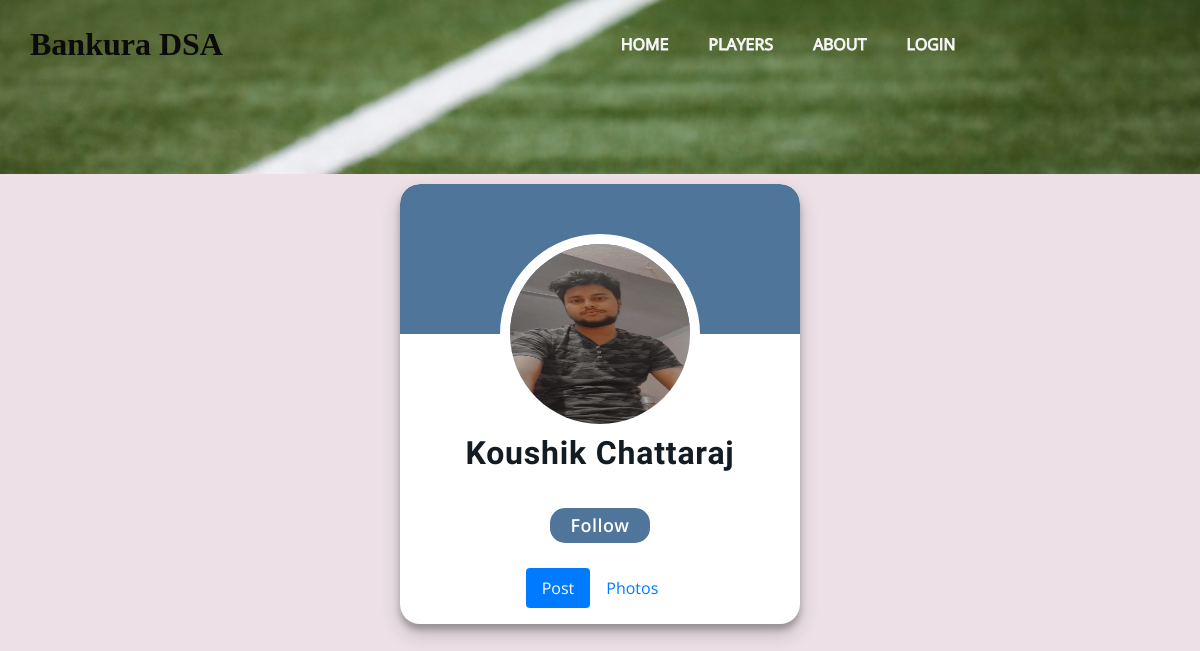
The app's page /profile/1 with its own data.
### resturent/models.py (models this page shows, shortened)
class UserProfile(models.Model):
    user = models.OneToOneField(User, on_delete=models.CASCADE)
    name = models.CharField(max_length=50, null=True, blank=True)
    phoneno = models.IntegerField(unique=True,null=True, blank=True)
    email = models.EmailField(unique=True,null=True, blank=True)
    address = models.CharField(max_length=255, null=True, blank=True)
    pincode = models.IntegerField(null=True, blank=True)
    token = models.CharField(null=True, blank=True, max_length=30)
    otp = models.IntegerField(null=True, blank=True)
    dpimage = models.ImageField(upload_to='profile', null=True, blank=True)
    bio = models.CharField(max_length=100, null=True, blank=True)
    about = models.CharField(max_length=250, null=True, blank=True)
    ROLE_CHOICES = (
        ('admin', 'admin'),
        ('user', 'user'),
        ('player', 'player'),
    )
    role = models.CharField(max_length=20, null=True, blank=True, choices=ROLE_CHOICES)
    PLAY_CHOICES = (
        ('cricket', 'cricket'),
        ('football', 'football'),
        ('vollyball', 'volyball'),
        ('kabadi', 'kabadi'),
    )
    type = models.CharField(max_length=20, null=True, blank=True, choices=PLAY_CHOICES)
    is_active = models.BooleanField(default=False)

### resturent/views.py (the view)
# urls.py: path('profile/<str:pk>',views.ProfileView.as_view(),name="profileview"),
class ProfileView(View):
    template_name = 'profile.html'
    def get(self,request,pk):
        userprofile = UserProfile.objects.get(id=pk)
        user = User.objects.get(username = userprofile.phoneno )
        feed = Feed.objects.filter(user=user)
        userobj = UserProfile.objects.filter(id=pk).first()
        context = {
            'userobj':userobj,
            'feedobj':feed
        }
        return render(request, self.template_name, context)

### templates/profile.html (shortened to what this page needs)
{% extends 'subbase.html' %}
{% load static %}
{% block content %}
<link href="{% static 'css/account.css' %}" rel="stylesheet" />
<div class="food_section layout_padding">
    <div class="profile">
        <div class="profile-pic">
            <img src= {{ userobj.dpimage.url }} alt="Profile Picture">
        </div>
        <div class="title">
            <h1>{{ userobj.name }}</h1>
        </div>
        <button class="follow">Follow</button>
        <ul class="nav nav-pills mb-3" id="pills-tab" role="tablist">
            <li class="nav-item">
              <a class="nav-link active" id="pills-home-tab" data-toggle="pill" href="#pills-home" role="tab" aria-controls="pills-home" aria-selected="true">Post</a>
            </li>
            <li class="nav-item">
              <a class="nav-link" id="pills-profile-tab" data-toggle="pill" href="#pills-profile" role="tab" aria-controls="pills-profile" aria-selected="false">Photos</a>
            </li>
          </ul>
  </div>
{% endblock %}

### static/css/style.css (style rules this page uses)
body { font-family: "Open Sans", sans-serif; color: #0c0c0c; background-color: #ffffff; overflow-x: hidden; }
.layout_padding { padding: 90px 0; }
h1, h2 { font-family: 'Dancing Script', cursive; }
a, a:hover, a:focus { text-decoration: none; }

### static/css/account.css (style rules this page uses)
* { margin: 0; padding: 0; box-sizing: border-box; }
html, body { height: 100vh; display: grid; background: #ede1e7; font-family: "Open Sans", sans-serif; }
.profile { margin: auto; margin-top: -80px; height: 810; width: 400px; background: #ffffff; display: flex; flex-direction: column; align-items: center; text-align: center; border-radius: 20px; box-shadow: rgba(0, 0, 0, 0.19) 0px 10px 20px, rgba(0, 0, 0, 0.23) 0px 6px 6px; -ms-overflow-style: none; scrollbar-width: none; overflow-y: scroll; }
.profile-pic img { height: 200px; width: 200px; border-radius: 50%; border: 10px solid #ffffff; margin-top: -100px; }
.title { margin-bottom: 25px; }
h1 { font-size: 32px; font-weight: 700; color: #131b23; margin-bottom: 10px; letter-spacing: 0.025em; }
button { font-family: "Open Sans", sans-serif; color: #ffffff; background: #4f759b; font-size: 18px; font-weight: 600; letter-spacing: 0.025em; border: none; border-radius: 15px; min-height: 35px; width: 100px; margin-bottom: 25px; transition: all 0.2s ease; cursor: pointer; }

### records on screen
UserProfile: dpimage (picture), name "Koushik Chattaraj"
